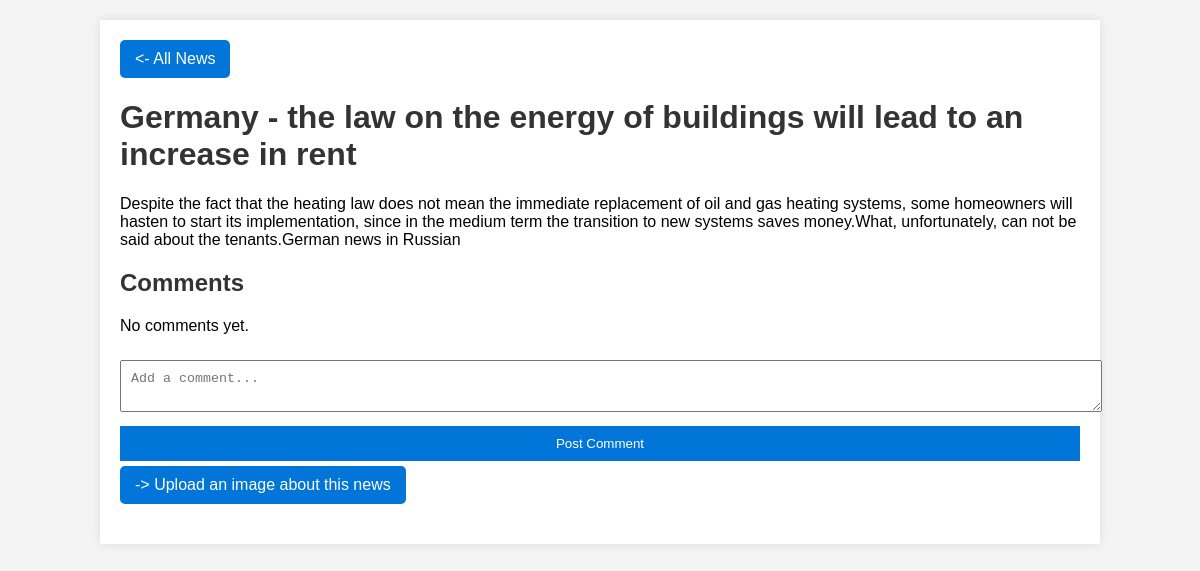
/news/101/ (signed in), run on the app's committed database.
### russianNews/models.py (models this page shows)
class NewsItem(models.Model):
    title_en = models.CharField(max_length=200)
    title_ru = models.CharField(max_length=200)
    link = models.URLField()
    description_en = models.TextField()
    description_ru = models.TextField()
    category_en = models.CharField(max_length=100)
    category_ru = models.CharField(max_length=100)
    pub_date = models.DateTimeField()

### russianNews/views.py (the view)
# urls.py: path('news/<int:pk>/', views.news_detail, name='news_detail'),
@login_required
def news_detail(request, pk):
    news_item = get_object_or_404(NewsItem, pk=pk)
    if request.method == 'POST':
        form = CommentForm(request.POST)
        if form.is_valid():
            comment = form.save(commit=False)
            comment.news_item = news_item
            comment.author = request.user
            comment.save()
            return redirect('news_detail', pk=news_item.pk)
    else:
        form = CommentForm()
    return render(request, 'news_detail.html', {'news_item': news_item, 'form': form})

### russianNews/forms.py
class CommentForm(forms.ModelForm):
    class Meta:
        model = Comment
        fields = ('content',)

### russianNews/templates/news_detail.html (shortened to what this page needs)
{% load i18n %}
<!DOCTYPE html>
<html lang="en">
<head>
</head>
<body>
<div class="container">
    <div style="margin-bottom: 20px;">
        <a href="{% url 'news_list' %}"
           style="background-color: #0275d8; color: white; padding: 10px 15px; text-decoration: none; border-radius: 5px; display: inline-block;">
            <- {% trans 'All News' %}
        </a>
    </div>
    <h1>
        {% if request.LANGUAGE_CODE == "en" %}
            {{ news_item.title_en }}
        {% else %}
            {{ news_item.title_ru }}
        {% endif %}
    </h1>
    <div class="news-content">
        <p>
            {% if request.LANGUAGE_CODE == "en" %}
                {{ news_item.description_en }}
            {% else %}
                {{ news_item.description_ru }}
            {% endif %}
        </p>
    </div>
    <div class="comments-section">
        <h2>{% trans 'Comments' %}</h2>
        {% for comment in news_item.comments.all %}
            <div class="comment">
                <span class="comment-author">{{ comment.author.username }}</span>
                <span class="comment-date">{{ comment.created_at|date:"d.m.Y H:i" }}</span>
                <p class="comment-content">{{ comment.content }}</p>
                {% if request.user == comment.author or request.user.is_staff %}
                    <form action="{% url 'delete_comment' comment.id %}" method="post" style="display:inline;">
                        {% csrf_token %}
                        <button type="submit" class="delete-button">{% trans 'Delete' %}</button>
                    </form>
                {% endif %}
            </div>
        {% empty %}
            <p>{% trans 'No comments yet.' %}</p>
        {% endfor %}
    </div>
    <form method="post">
        <textarea name="content" placeholder="{% trans 'Add a comment...' %}"></textarea>
        <button type="submit">{% trans 'Post Comment' %}</button>
    </form>
    <div style="margin-bottom: 20px;">
        <a href="{% url 'get_image' %}"
           style="background-color: #0275d8; color: white; padding: 10px 15px; text-decoration: none; border-radius: 5px; display: inline-block;">
            -> {% trans 'Upload an image about this news' %}
        </a>
    </div>
</div>
</body>
</html>

### russianNews/templates/news_detail.html (style rules this page uses)
body { font-family: Arial, sans-serif; background-color: #f4f4f4; margin: 0; padding: 0; }
.container { width: 80%; margin: 20px auto; background-color: white; padding: 20px; box-shadow: 0 0 10px rgba(0, 0, 0, 0.1); }
h1, h2 { color: #333; }
.news-content, .comments-section { margin-top: 20px; }
form { margin-top: 20px; }
input, textarea, button { width: 100%; margin: 5px 0; padding: 10px; }
button { background-color: #0275d8; color: white; border: none; cursor: pointer; }

### data on the page
NewsItem: title_en "Germany - the law on the energy of buildings will lead to an increase in rent", description_en "Despite the fact that the heating law does not mean the immediate replacement of oil and gas heating systems, some homeowners will hasten to start its implementation, since in the medium term the transition to new systems saves money.What, unfortunately, can not be said about the tenants.German news in Russian"
